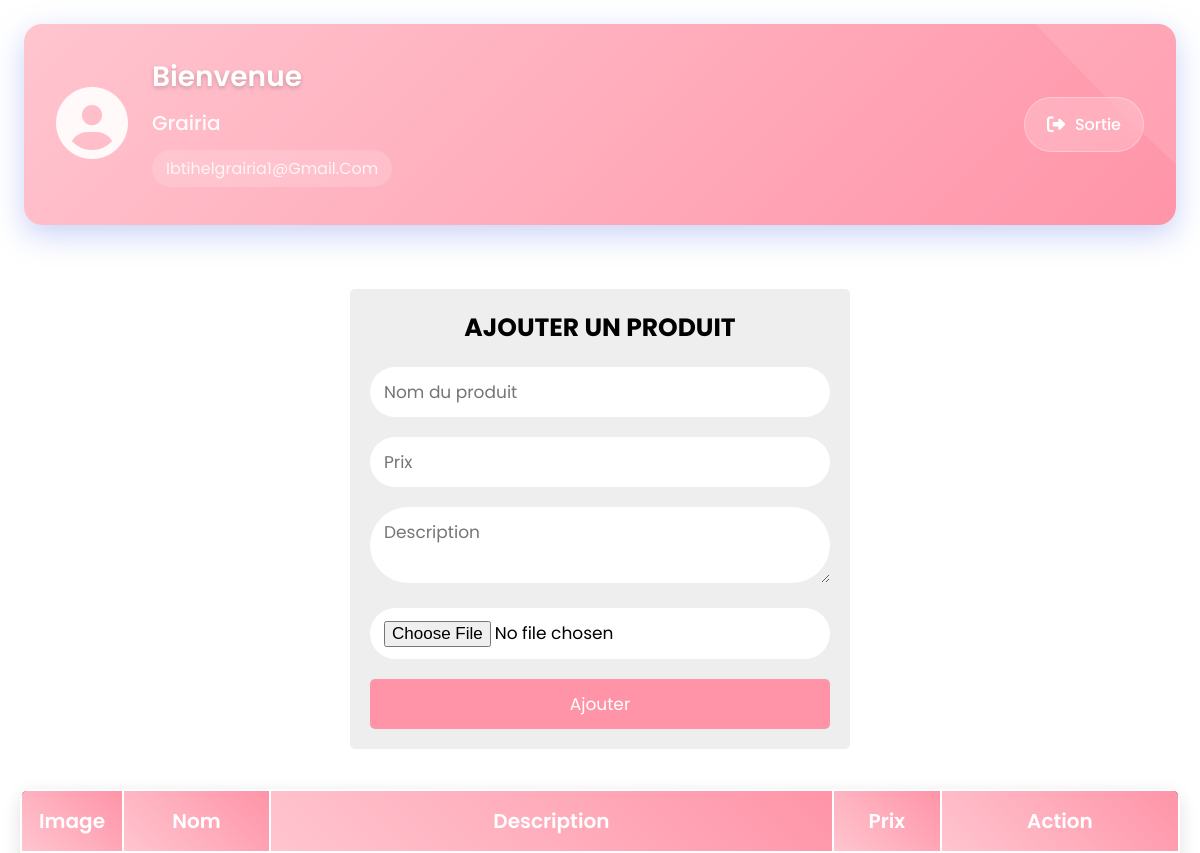
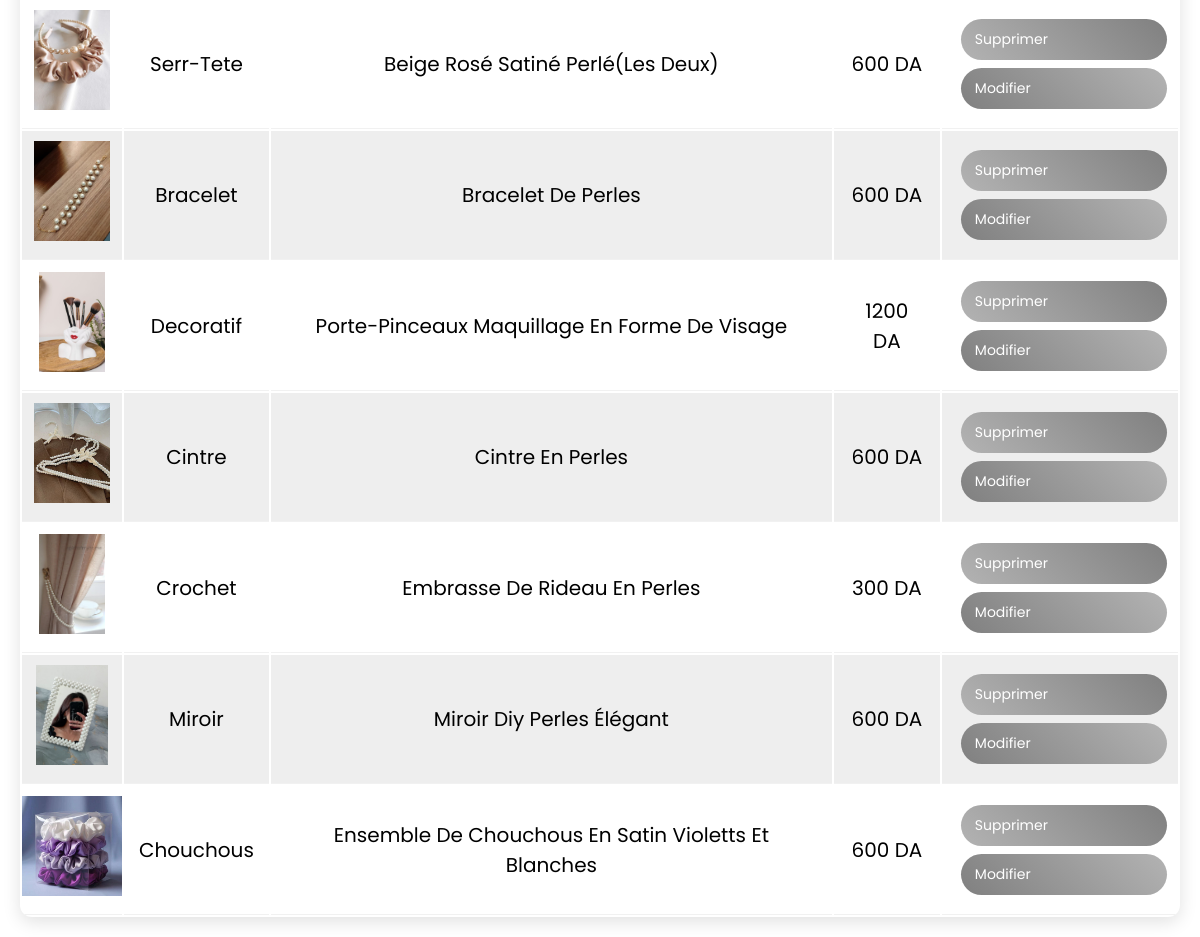
Screenshot of /admin_panel.php (signed in) with the database file from the repository (2 pictures, top to bottom).
### tables this page shows
CREATE TABLE `products` (
  `id` int(255) NOT NULL,
  `name` varchar(255) NOT NULL,
  `price` varchar(255) NOT NULL,
  `image` varchar(255) NOT NULL,
  `accepted` tinyint(1) DEFAULT 0,
  `description` text DEFAULT NULL,
  `user_email` varchar(255) DEFAULT NULL
);

### admin_panel.php (the view, shortened to what this page needs)
<?php
@include 'config.php';
?>
<!DOCTYPE html>
<html lang="fr">
<head>
    <link rel="stylesheet" href="https://cdnjs.cloudflare.com/ajax/libs/font-awesome/6.7.2/css/all.min.css">
    <link rel="stylesheet" href="style.css">
</head>
<body>
<div class="container">
    <div class="user-welcome">
        <div class="welcome-card">
            <div class="user-avatar"><i class="fas fa-user-circle"></i></div>
            <div class="user-details">
                <h3>Bienvenue</h3>
                <p class="user-name"><?php echo $_SESSION['firstName'] ?? 'Utilisateur'; ?></p>
                <p class="user-email"><?php echo $_SESSION['email']; ?></p>
            </div>
            <div class="logout-section">
                <a href="logout.php" class="logout-btn"><i class="fas fa-sign-out-alt"></i> Sortie</a>
            </div>
        </div>
    </div>
    <section>
        <form action="" method="post" class="add-product-form" enctype="multipart/form-data">
            <h3>AJOUTER UN PRODUIT</h3>
            <input type="text" name="p_name" placeholder="Nom du produit" required class="box">
            <input type="number" name="p_price" placeholder="Prix" required class="box">
            <textarea name="p_description" placeholder="Description" required class="box"></textarea>
            <input type="file" name="p_image" accept="image/png, image/jpg, image/jpeg" required class="box">
            <input type="submit" name="add_product" value="Ajouter" class="btn">
        </form>
    </section>
    <section class="display-product-table">
        <table>
            <thead>
                <th>Image</th>
                <th>Nom</th>
                <th>Description</th>
                <th>Prix</th>
                <th>Action</th>
            </thead>
            <tbody>
                <?php
                $user_email = $_SESSION['email'];
                $products = mysqli_query($conn, "SELECT * FROM products WHERE user_email = '$user_email' ORDER BY id DESC");
                if (mysqli_num_rows($products) > 0) {
                    while ($row = mysqli_fetch_assoc($products)) {
                        echo "<tr>
                            <td><img src='uploaded_img/{$row['image']}' height='100'></td>
                            <td>{$row['name']}</td>
                            <td>{$row['description']}</td>
                            <td>{$row['price']} DA</td>
                            <td>
                                <a href='admin_panel.php?delete={$row['id']}' onclick='return confirm(\"Supprimer ce produit ?\")' class='delete-btn'>Supprimer</a>
                                <a href='admin_panel.php?edit={$row['id']}' class='option-btn'>Modifier</a>
                            </td>
                        </tr>";
                    }
                } else {
                    echo "<tr><td colspan='5'>Aucun produit ajouté</td></tr>";
                }
                ?>
            </tbody>
        </table>
    </section>
</div>
</body>
</html>

### style.css (style rules this page uses)
:root { --blue:#FF94A8; --red:#FF94A8; --orange:grey; --black:black; --white:white; --bg-color:#eee; --box-shadow:0 .5rem 1rem rgba(0,0,0,.1); --border:.1rem solid #999; }
* { font-family: 'Poppins', sans-serif; margin: 0; padding: 0; box-sizing: border-box; outline: none; border: none; text-decoration: none; text-transform: capitalize; }
html { font-size: 62.5%; }
.container { max-width: 1200px; margin: 0 auto; }
section { padding: 2rem; }
.btn , .option-btn, .delete-btn { display: block; width: 100%; text-align: center; background-color: var(--blue); color: var(--white); font-size: 1.7rem; padding: 1.2rem 3rem; border-radius: 0.5rem; cursor: pointer; margin-top: 1rem; }
.option-btn { background-color: var(--orange); }
.delete-btn { margin-top: 0; background-color: var(--red); }
.add-product-form { max-width: 50rem; background-color: var(--bg-color); border-radius: .5rem; padding: 2rem; margin: 0 auto; margin-top: 2rem; }
.add-product-form h3 { font-size: 2.5rem; margin-bottom: 1rem; color: var(--black); text-transform: uppercase; text-align: center; }
.add-product-form .box { text-transform: none; padding: 1.2rem 1.4rem; font-size: 1.7rem; color: var(--black); border-radius: 5rem; background-color: var(--white); margin: 1rem 0; width: 100%; }
.display-product-table table { width: 100%; text-align: center; }
.display-product-table table th { padding: 1.5rem; font-size: 2rem; background-color: var(--black); color: var(--white); }
.display-product-table table td { padding: 1.5rem; font-size: 2rem; color: var(--black); }
.display-product-table table tr td:first-child { padding: 0; }
.display-product-table table tr:nth-child(even) { background-color: var(--bg-color); }
.user-welcome { margin: 24px 0; padding: 0 24px; }
.welcome-card { background: linear-gradient(135deg, #ffc5cf 0%, #FF94A8 100%); border-radius: 18px; padding: 32px; display: flex; align-items: center; justify-content: space-between; box-shadow: 0 10px 30px rgba(102, 126, 234, 0.35); color: white; position: relative; overflow: hidden; }
.welcome-card::before { content: ''; position: absolute; top: -50%; right: -50%; width: 100%; height: 100%; background: rgba(255, 255, 255, 0.1); border-radius: 50%; transform: rotate(45deg); }
.user-avatar { font-size: 72px; color: rgba(255, 255, 255, 0.9); margin-right: 24px; z-index: 2; position: relative; }
.user-details { flex-grow: 1; z-index: 2; position: relative; }
.user-details h3 { margin: 0 0 10px 0; font-size: 28px; font-weight: 600; text-shadow: 0 2px 4px rgba(0, 0, 0, 0.2); }
.user-name { font-size: 20px; font-weight: 500; margin: 6px 0; opacity: 0.95; }
.user-email { font-size: 16px; opacity: 0.85; background: rgba(255, 255, 255, 0.2); padding: 6px 14px; border-radius: 20px; display: inline-block; margin: 6px 0; backdrop-filter: blur(10px); }
.logout-section { z-index: 2; position: relative; }
.logout-btn { background: rgba(255, 255, 255, 0.2); color: white; text-decoration: none; padding: 14px 22px; border-radius: 28px; font-size: 16px; font-weight: 500; display: flex; align-items: center; gap: 10px; transition: all 0.3s ease; backdrop-filter: blur(10px); border: 1px solid rgba(255, 255, 255, 0.3); }
.logout-btn i { font-size: 18px; }
.display-product-table table { background: white; border-radius: 12px; overflow: hidden; box-shadow: 0 5px 18px rgba(0, 0, 0, 0.12); }
.display-product-table th { background: linear-gradient(45deg, #ffc5cf, #FF94A8); color: white; padding: 18px; font-weight: 600; font-size: 16px; text-align: center; }
.display-product-table td { padding: 18px; font-size: 15px; text-align: center; border-bottom: 1px solid #f1f1f1; }
.delete-btn, .option-btn { margin: 4px; padding: 10px 14px; border-radius: 22px; font-size: 14px; text-decoration: none; display: inline-flex; align-items: center; gap: 6px; transition: all 0.3s ease; }
.delete-btn { background: linear-gradient(45deg, rgb(179, 179, 179), gray); color: white; }
.option-btn { background: linear-gradient(45deg, gray, rgb(179, 179, 179)); color: white; }

### rows the page displays
products: image (picture), name "Serr-Tete", description "Beige Rosé Satiné Perlé(Les Deux)", price "600"
products: image (picture), name "Bracelet", description "Bracelet De Perles", price "600"
products: image (picture), name "Decoratif", description "Porte-Pinceaux Maquillage En Forme De Visage", price "1200"
products: image (picture), name "Cintre", description "Cintre En Perles", price "600"
products: image (picture), name "Crochet", description "Embrasse De Rideau En Perles", price "300"
products: image (picture), name "Miroir", description "Miroir Diy Perles Élégant", price "600"
products: image (picture), name "Chouchous", description "Ensemble De Chouchous En Satin Violetts Et Blanches", price "600"

### other values shown
$_SESSION['firstName'] "Grairia"
$_SESSION['email'] "Ibtihelgrairia1@gmail.com"
